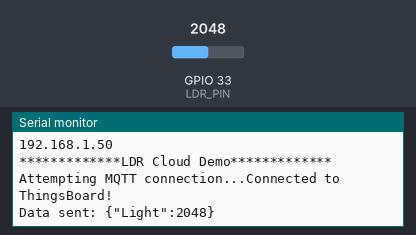
The sketch below on a simulated ESP32. Parts: the last lines printed to the serial monitor. The test bench sets the inputs (shaded band); at power-on: GPIO 33 (LDR_PIN) = 2048 (analog values on the 0–4095 scale). WiFi joins after 1.5 s; servers stay silent unless stated; no MQTT or app messages arrive unless stated.

Above: at 3.7 s.
3.8 s: GPIO 33 (LDR_PIN) set to 2866
At 8.0 s:
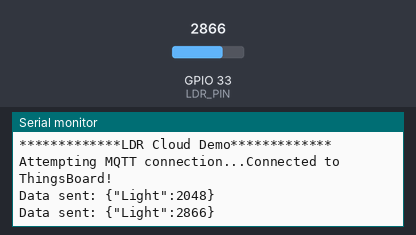
9.4 s: GPIO 33 (LDR_PIN) set to 3603
At 13.1 s:
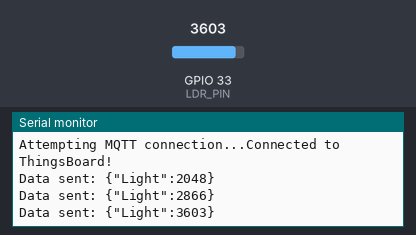
Timing chart, 0 to 14.6 s (numbered marks = the images above; inputs shaded):
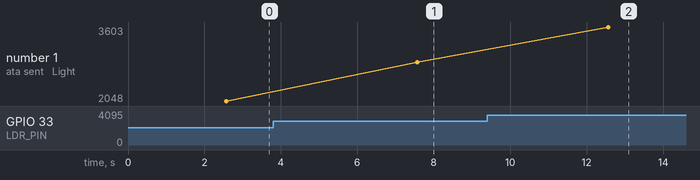

Measured:
- after the input at 3.8 s, the serial monitor: prints a new line after 3.8 s (image 1)
- after the input at 9.4 s, the serial monitor: prints a new line after 3.2 s (image 2)
- plotted number 1: 2048 → 2866 after the input at 3.8 s, 2866 → 3603 after the input at 9.4 s

The sketch:

LDR.ino
```cpp
#include <WiFi.h>
#include <PubSubClient.h>
#include <ArduinoJson.h>

#define LDR_PIN GPIO_NUM_33

// WiFi credentials
const char* ssid = "Logsun";
const char* password = "12345678";

// ThingsBoard MQTT broker details
#define THINGSBOARD_SERVER "demo.thingsboard.io" // Cloud instance
// #define THINGSBOARD_SERVER "YOUR_LOCAL_IP" // For local installation
#define TOKEN "bPvLvZYFY3fWknzLPhB1" // From ThingsBoard device dashboard

WiFiClient espClient;
PubSubClient client(espClient);


int Light = 0;


void setup_wifi() {
  delay(10);
  Serial.println("Connecting to WiFi...");
  WiFi.begin(ssid, password);

  while (WiFi.status() != WL_CONNECTED) {
    delay(500);
    Serial.print(".");
  }

  Serial.println("");
  Serial.println("WiFi connected");
  Serial.println("IP address: ");
  Serial.println(WiFi.localIP());
}

void reconnect() {
  while (!client.connected()) {
    Serial.print("Attempting MQTT connection...");

    if (client.connect("ESP32Client", TOKEN, NULL)) {
      Serial.println("Connected to ThingsBoard!");
    } else {
      Serial.print("Failed, rc=");
      Serial.print(client.state());
      Serial.println(" Retrying in 5 seconds...");
      delay(5000);
    }
  }
}


void setup()
{
  Serial.begin(115200);
  setup_wifi();
  client.setServer(THINGSBOARD_SERVER, 1883); // MQTT default port
  Serial.println("\r\n\r\n*************LDR Cloud Demo*************\r\n");
  delay(1000);
  analogReadResolution(12);
  analogSetAttenuation(ADC_11db);
}

void loop()
{
  if (!client.connected()) {
    reconnect();
  }
  client.loop();

  Light = analogRead(LDR_PIN);

  StaticJsonDocument<200> doc;
  doc["Light"] = Light;

  char payload[200];
  serializeJson(doc, payload);

  // Publish to ThingsBoard
  client.publish("v1/devices/me/telemetry", payload);
  Serial.println("Data sent: " + String(payload));

  delay(5000); // Send data every 5 seconds
}
```
